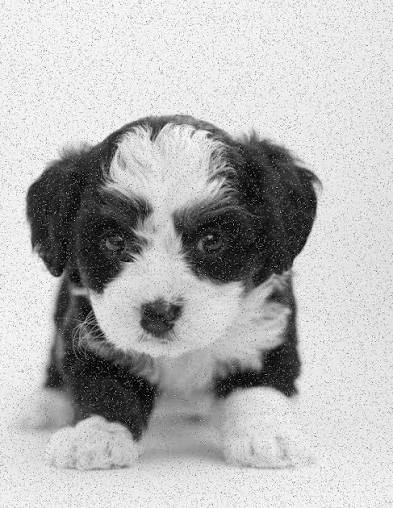
#> input picture Module 09 - Morphological Operations/Images/sample.jpg, 393 x 508 px, found by its file name
$ jupyter execute Example.ipynb
#> lines starting #> are read from the running program, lines starting #| are printed output that depends on the picture
[cell 1]
import cv2
import numpy as np
import matplotlib.pyplot as plt

# Read Image
image_path = r"E:\Open CV\Module 13 - Geometric Transformations\Images\sample.jpg"

image = cv2.imread(image_path)
#> image is the input picture: shape (508, 393, 3); min 0, max 255, mean 183.3

if image is None:
    raise FileNotFoundError("Image not found!")

image_rgb = cv2.cvtColor(image, cv2.COLOR_BGR2RGB)

plt.figure(figsize=(6,6))
plt.imshow(image_rgb)
plt.title("Original Image")
plt.axis("off")
plt.show()

### Affine Transformation Example

[cell 2]
# Get image size
rows, cols = image.shape[:2]
#> rows = 508; cols = 393

# Source Points (3 Points)
pts1 = np.float32([
    [50,50],
    [200,50],
    [50,200]
])

# Destination Points
pts2 = np.float32([
    [10,100],
    [200,50],
    [100,250]
])

# Affine Matrix
matrix = cv2.getAffineTransform(pts1, pts2)

# Apply Transformation
affine = cv2.warpAffine(image, matrix, (cols, rows))
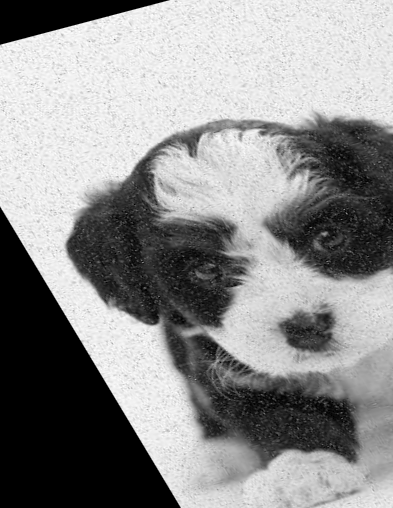
#> affine: shape (508, 393, 3); min 0, max 255, mean 142.5

# Convert to RGB
affine_rgb = cv2.cvtColor(affine, cv2.COLOR_BGR2RGB)

# Display
plt.figure(figsize=(12,5))

plt.subplot(1,2,1)
plt.imshow(image_rgb)
plt.title("Original")
plt.axis("off")

plt.subplot(1,2,2)
plt.imshow(affine_rgb)
plt.title("Affine Transform")
plt.axis("off")

plt.show()
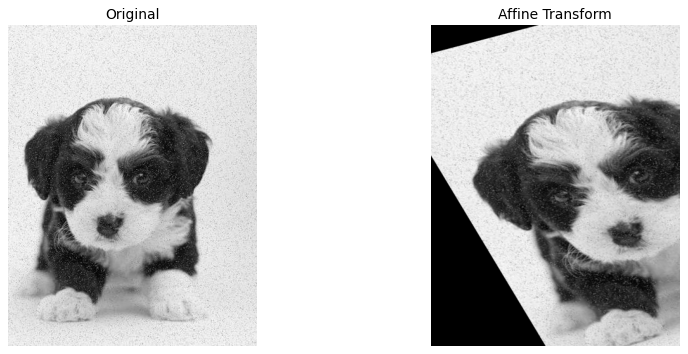
#> figure drawn by matplotlib, 2 panels

### Perspective Transformation Example

[cell 3]
rows, cols = image.shape[:2]

# Four source points
src = np.float32([
    [50,50],
    [cols-50,50],
    [50,rows-50],
    [cols-50,rows-50]
])

# Four destination points
dst = np.float32([
    [0,0],
    [cols,50],
    [50,rows],
    [cols,rows]
])

# Perspective Matrix
matrix = cv2.getPerspectiveTransform(src, dst)

# Warp
perspective = cv2.warpPerspective(image, matrix, (cols, rows))
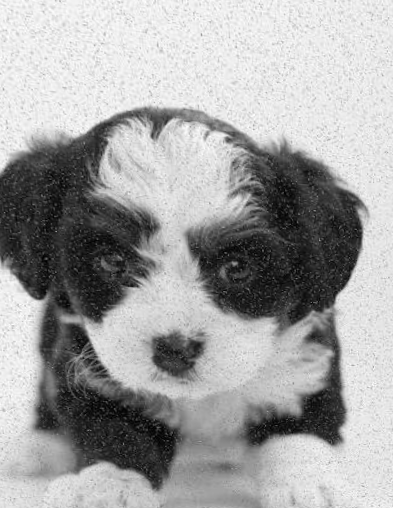
#> perspective: shape (508, 393, 3); min 0, max 255, mean 162.6

perspective_rgb = cv2.cvtColor(perspective, cv2.COLOR_BGR2RGB)

plt.figure(figsize=(12,5))

plt.subplot(1,2,1)
plt.imshow(image_rgb)
plt.title("Original")
plt.axis("off")

plt.subplot(1,2,2)
plt.imshow(perspective_rgb)
plt.title("Perspective Transform")
plt.axis("off")

plt.show()
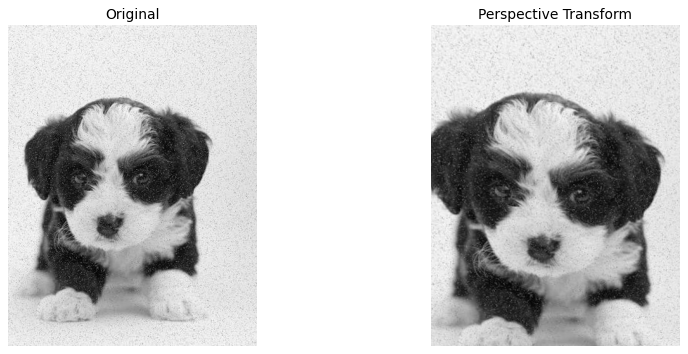
#> figure drawn by matplotlib, 2 panels

### Homography Example

[cell 4]
# Create second image using Perspective Transform
rows, cols = image.shape[:2]

src_pts = np.float32([
    [50,50],
    [cols-50,50],
    [50,rows-50],
    [cols-50,rows-50]
])

dst_pts = np.float32([
    [20,30],
    [cols-30,60],
    [50,rows-20],
    [cols-60,rows-40]
])

# Find Homography Matrix
H, mask = cv2.findHomography(src_pts, dst_pts)
#> mask = [1, 1, 1, 1]

# Warp using Homography
homography = cv2.warpPerspective(image, H, (cols, rows))
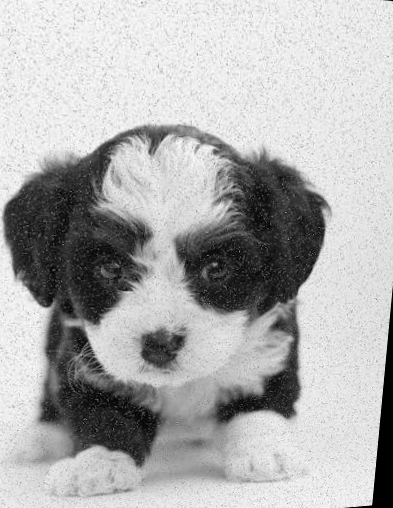
#> homography: shape (508, 393, 3); min 0, max 255, mean 175.2

homography_rgb = cv2.cvtColor(homography, cv2.COLOR_BGR2RGB)

plt.figure(figsize=(12,5))

plt.subplot(1,2,1)
plt.imshow(image_rgb)
plt.title("Original")
plt.axis("off")

plt.subplot(1,2,2)
plt.imshow(homography_rgb)
plt.title("Homography")
plt.axis("off")

plt.show()
